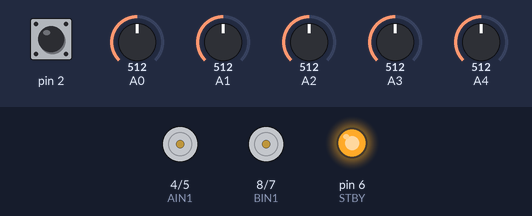
Simulated run of this sketch. Board: Arduino Uno, built with avr-gcc and run on an emulated ATmega328P. Parts: motor-driver pin pairs drawn as motors (green arrow = first pin HIGH = forward, orange = second pin HIGH = backward, longer = more drive, scaled by the enable pin, stopped while the standby pin is LOW), output pins drawn as LEDs (lit = HIGH). The test bench sets the inputs (shaded band); at power-on: pin 2 HIGH, A0 = 512, A1 = 512, A2 = 512, A3 = 512, A4 = 512.

Above: at 1.2 s.
1.3 s: pin 2 pulled LOW for 0.15 s
At 5.7 s:
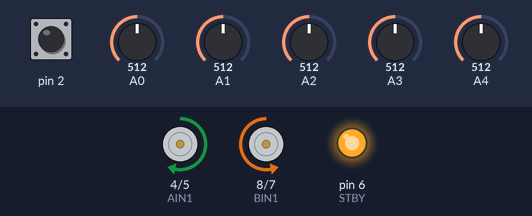
Timing chart, 0 to 10.4 s (numbered marks = the images above; inputs shaded):
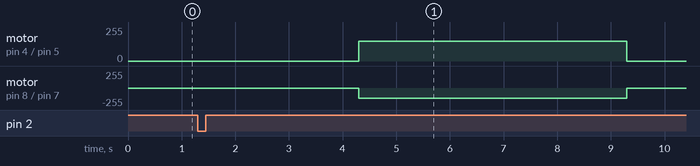

Measured:
- after the input at 1.3 s, motor on pin 4 (AIN1) / pin 5 (AIN2): stopped → forward 150/255 after 3.0 s, → stopped 5.0 s later; motor on pin 8 (BIN1) / pin 7 (BIN2): stopped → backward 150/255 after 3.0 s, → stopped 5.0 s later

The sketch:

3-line-pid-follow.ino
```cpp
#define AIN1 4// left
#define AIN2 5
#define BIN1 8
#define BIN2 7
#define PWMA 3
#define PWMB 9
#define STBY 6

#define NUM_SENSORS 5
#define LINE_THRESHOLD 600
#define ROTATIONS 3


float Kp = 0.25;//0.94;//0.92;//0.89;//0.89;//0.89;//0.86;
float Kd = 1;//1.06;//1.04;//1.02;//1.02;//1.01;//1.0;
float Ki = 0.0;
long integral = 0;
int lastError = 0;

char dir;

int basespeed_l = 160-60;
int basespeed_r = 160+20-60;

int turnspeed_l = 90;
int turnspeed_r = 90;


int maxPWM = 170;

int minVal[5], maxVal[5], threshold[5];
int sensor[5];

String str;


void setup() {
  pinMode(PWMA, OUTPUT);
  pinMode(AIN1, OUTPUT);
  pinMode(AIN2, OUTPUT);

  pinMode(PWMB, OUTPUT);
  pinMode(BIN1, OUTPUT);
  pinMode(BIN2, OUTPUT);

  pinMode(STBY, OUTPUT);
  digitalWrite(STBY, HIGH); // enable driver


  pinMode(2, INPUT_PULLUP);
}

void loop() {
while (digitalRead(2)) {}
delay(3000);
calibrate();

while (digitalRead(2)) {}
delay(3000);

  while (1) {
    linefollowPID_v2();
  }

}


bool frontOnLine() {
  return (analogRead(1) > LINE_THRESHOLD ||
          analogRead(2) > LINE_THRESHOLD ||
          analogRead(3) > LINE_THRESHOLD);
}

bool backOnLine() {
  return (analogRead(0) > LINE_THRESHOLD ||
          analogRead(4) > LINE_THRESHOLD);
}


void rotate(int spA, int spB) {
  analogWrite(PWMA, spA);
  digitalWrite(AIN1, HIGH);
  digitalWrite(AIN2, LOW);

  analogWrite(PWMB, spB);
  digitalWrite(BIN1, LOW);
  digitalWrite(BIN2, HIGH);
}
void rotate_a(int spA, int spB) {
  analogWrite(PWMA, spA);
  digitalWrite(AIN1, LOW);
  digitalWrite(AIN2, HIGH);

  analogWrite(PWMB, spB);
  digitalWrite(BIN1, HIGH);
  digitalWrite(BIN2, LOW);
}

void rotateCW() {
  rotate(150, 170);
}

void rotateCCW() {
  rotate_a(150, 170);
}


void rotateExact(int rotations, bool clockwise) {

  int count = 0;
  bool frontSeen = false;
  bool backSeen  = false;

  while (frontOnLine()) {
    clockwise ? rotateCW() : rotateCCW();
    delay(5);
  }

  clockwise ? rotateCW() : rotateCCW();

  while (count < rotations) {

    for (int i = 0; i < 5; i++) {
      int v = analogRead(i);
      if (v < minVal[i]) minVal[i] = v;
      if (v > maxVal[i]) maxVal[i] = v;
    }

    if (!frontSeen && frontOnLine()) {
      frontSeen = true;
      delay(100);
    }

    if (frontSeen && !backSeen && backOnLine()) {
      backSeen = true;
      delay(100);
    }

    if (frontSeen && backSeen && frontOnLine()) {
      count++;
      frontSeen = false;
      backSeen  = false;
      delay(150);
    }

    delay(5);
  }

  stop();
  delay(500);
}


void calibrate3() {

  for (int i = 0; i < 5; i++) {
    int v = analogRead(i);
    minVal[i] = v;
    maxVal[i] = v;
  }

  rotateExact(ROTATIONS, true);

  delay(1000);

  rotateExact(ROTATIONS, false);

  for (int i = 0; i < 5; i++) {
    threshold[i] = (minVal[i] + maxVal[i]) / 2;
  }
}

void calibrate() {
  for (int i = 0; i < NUM_SENSORS; i++) {
    minVal[i] = 1023;
    maxVal[i] = 0;
  }

  unsigned long start = millis();
  while (millis() - start < 5000) {
    rotate(150, 150);
    for (int i = 0; i < NUM_SENSORS; i++) {
      int v = analogRead(i);
      minVal[i] = min(minVal[i], v);
      maxVal[i] = max(maxVal[i], v);
    }
  }

  stop();
  delay(500);

  for (int i = 0; i < NUM_SENSORS; i++) {
    threshold[i] = (minVal[i] + maxVal[i]) / 2;
  }
}


void linefollowPID_v1() {


  for (int i = 0; i < 5; i++) sensor[i] = analogRead(i);

  long weighted = 0;

  // weight sum for normalization: |-2| + |-1| + 0 + |1| + |2| = 6
  const float normFactor = 6.0;

  weighted += (sensor[0] - threshold[0]) * -2;
  weighted += (sensor[1] - threshold[1]) * -1;
  weighted += (sensor[2] - threshold[2]) *  0;
  weighted += (sensor[3] - threshold[3]) *  1;
  weighted += (sensor[4] - threshold[4]) *  2;

  float error = weighted / normFactor;


  float P = error;
  integral += error;
  integral = constrain(integral, -100, 100);
  float D = error - lastError;
  lastError = error;

  float correction = (Kp * P) + (Ki * integral) + (Kd * D);

  int rightPWM = basespeed_r - correction;
  int leftPWM  = basespeed_l + correction;

  rightPWM = constrain(rightPWM, 0, maxPWM);
  leftPWM  = constrain(leftPWM, 0, maxPWM+20);

  analogWrite(PWMA, leftPWM);
  digitalWrite(AIN1, HIGH);
  digitalWrite(AIN2, LOW);

  analogWrite(PWMB, rightPWM);
  digitalWrite(BIN1, HIGH);
  digitalWrite(BIN2, LOW);

}

void linefollowPID_v2() {
  while (1) {
    for (int i = 0; i < 5; i++) sensor[i] = analogRead(i);

    long weighted = 0;


    weighted += (sensor[1] - threshold[1]) * -1;
    weighted += (sensor[2] - threshold[2]) *  0;
    weighted += (sensor[3] - threshold[3]) *  1;

    float error = weighted / 2.0;

    float P = error;
    integral += error;
    integral = constrain(integral, -100, 100);

    float D = error - lastError;
    lastError = error;

    float correction = (Kp * P) + (Ki * integral) + (Kd * D);

    int leftPWM  = basespeed_l + correction;
    int rightPWM = basespeed_r - correction;

    leftPWM  = constrain(leftPWM, 0, maxPWM + 20);
    rightPWM = constrain(rightPWM, 0, maxPWM);

    analogWrite(PWMA, leftPWM);
    digitalWrite(AIN1, HIGH);
    digitalWrite(AIN2, LOW);

    analogWrite(PWMB, rightPWM);
    digitalWrite(BIN1, HIGH);
    digitalWrite(BIN2, LOW);
  }
}
void stop() {
  analogWrite(PWMA,0);
  analogWrite(PWMB,0);
  digitalWrite(AIN1,LOW);
  digitalWrite(AIN2,LOW);
  digitalWrite(BIN1,LOW);
  digitalWrite(BIN2,LOW);
}
```
